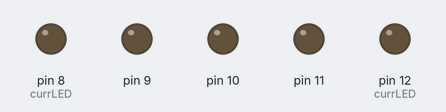
The sketch below on a simulated Arduino Uno, built with avr-gcc and run on an emulated ATmega328P. On the bench: output pins drawn as LEDs (lit = HIGH).

Above: at 0.02 s.
At 0.42 s:
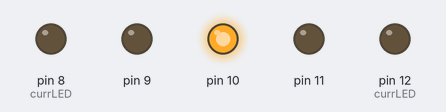
At 0.72 s:
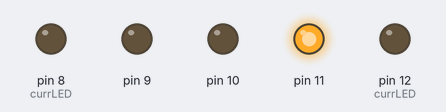
At 1.12 s:
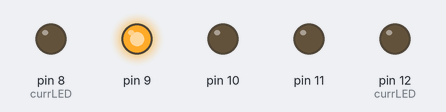
At 1.55 s:
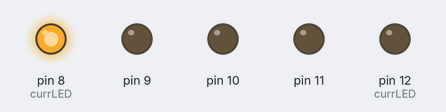
At 2.8 s:
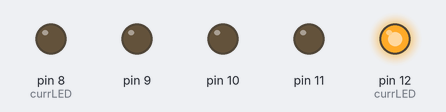
Timing chart, 0 to 3.1 s (numbered marks = the images above):
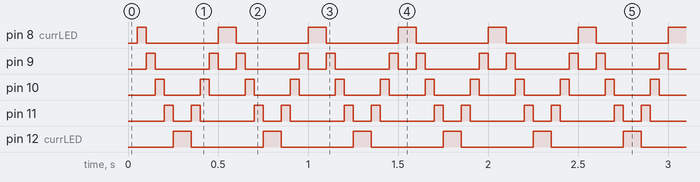

Measured:
- by itself, pin 8 (currLED), pin 12 (currLED): alternates HIGH for 0.10 s and LOW for 0.40 s
- by itself, pin 9: repeats every 0.50 s: LOW 0.30 s, HIGH 0.05 s, LOW 0.10 s, HIGH 0.05 s
- by itself, pin 10: alternates HIGH for 0.05 s and LOW for 0.20 s
- by itself, pin 11: repeats every 0.50 s: LOW 0.10 s, HIGH 0.05 s, LOW 0.30 s, HIGH 0.05 s

The sketch:

knightrider.ino
```cpp
/*
  Knight Rider Effect
  */

int currLED = 8;
int dir = 1;

void setup()
{
  for(int i = 8; i < 13; i++)
  {
    pinMode(i, OUTPUT);
  }
}

void loop()
{
  delay(50);
  changeLED();
}

void changeLED()
{
  for (int i = 8; i < 13; i++)
  {
    digitalWrite(i, LOW);
  }

  digitalWrite(currLED, HIGH);
  currLED += dir;

  if(currLED > 12)
  {
    currLED = 12;
    dir = -1;
  }

  if(currLED < 8)
  {
    currLED = 8;
    dir = 1;
  }
}
```
